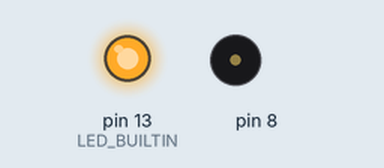
This sketch was run on a simulated Arduino Uno, built with avr-gcc and run on an emulated ATmega328P. Parts: output pins drawn as LEDs (lit = HIGH), buzzer (waves = sounding). What the sketch prints to the serial monitor is not drawn.

Above: at 0.1 s.
At 5.1 s:
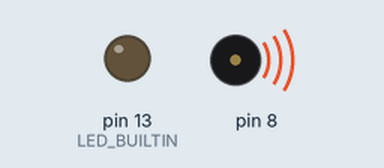
Timing chart, 0 to 6.6 s (numbered marks = the images above):
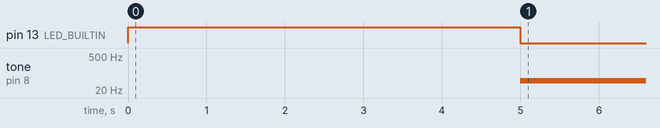

The sketch:

theramin.ino.ino
```cpp
int sensorLow = 1023;
int sensorHigh = 0;
int sensorValue = analogRead(A0);

void setup() {
Serial.begin(9600);

  // Make the LED pin an output and turn it on
  pinMode(LED_BUILTIN, OUTPUT);
  digitalWrite(LED_BUILTIN, HIGH);


  while (millis() < 5000) {

    if (sensorValue > sensorHigh) {
      sensorHigh = sensorValue;
    }

    if (sensorValue < sensorLow) {
      sensorLow = sensorValue;
    }
  }
  // turn the LED off, signaling the end of the calibration period
  digitalWrite(LED_BUILTIN, LOW);
}

void loop() {

  Serial.print ("sensorValue: ");
  Serial.println (sensorValue);

  int pitch = map(sensorValue, sensorLow, sensorHigh, 50, 4000);

  tone(8, pitch, 20);

  delay(10);
}
```

Measured:
- by itself, tone on pin 8: silent → 49 Hz at 5.0 s
